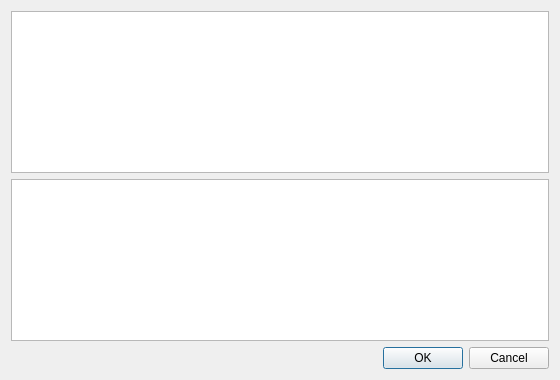
<?xml version="1.0" encoding="UTF-8"?>
<ui version="4.0">
 <class>ProfileSelectDialog</class>
 <widget class="QDialog" name="profileSelectDialog"><property name="geometry"><rect><x>0</x><y>0</y><width>560</width><height>380</height></rect></property><property name="windowTitle"><string>プロファイル選択</string></property><layout class="QVBoxLayout" name="verticalLayout_profileSelect"><item><widget class="QListView" name="profileListView"/></item><item><widget class="QTextBrowser" name="profileDescriptionView"/></item><item><widget class="QDialogButtonBox" name="profileSelectButtonBox"><property name="standardButtons"><set>QDialogButtonBox::Cancel|QDialogButtonBox::Ok</set></property></widget></item></layout></widget>
 <resources/>
 <connections/>
</ui>
